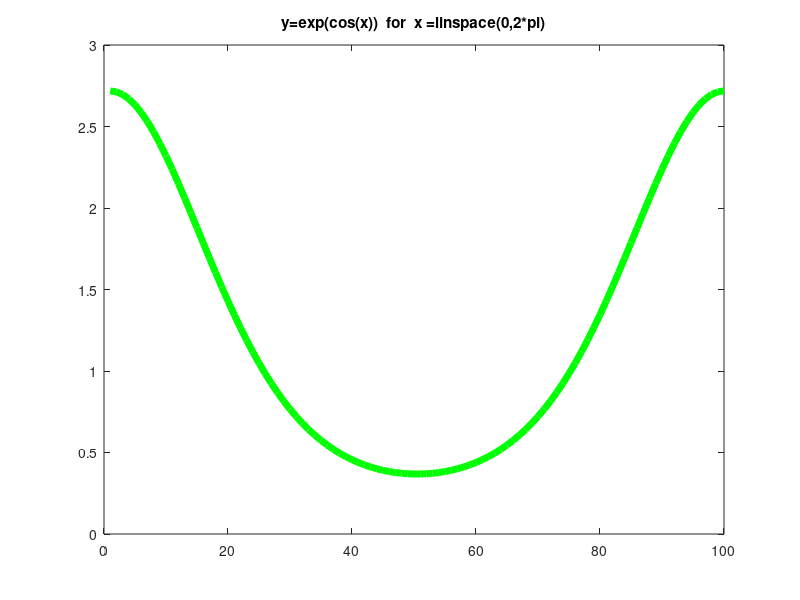

MATLAB code for this plot:
%a) domain of x is linspace(0,2*pi)

x=linspace(0,2*pi)

%b) command for f(x)

y=exp(cos(x))

plot(y,'g','LineWidth',5)
title('y=exp(cos(x))  for  x =linspace(0,2*pi)')
